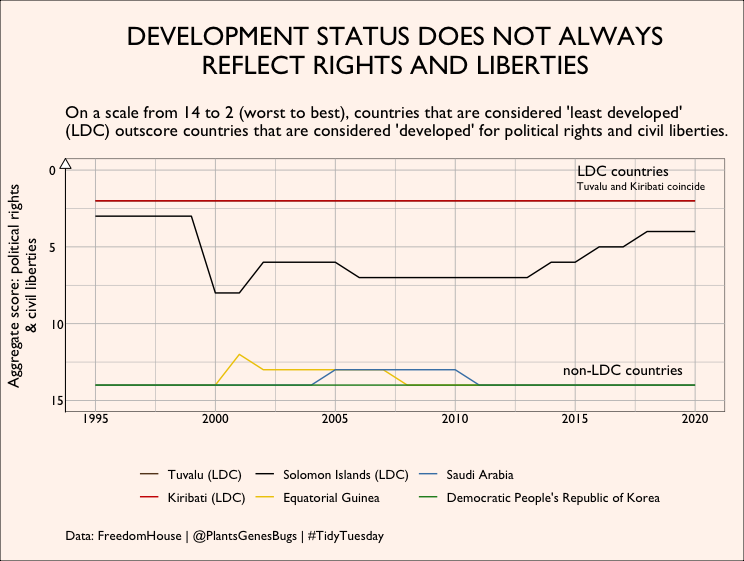

The script that drew this image:
# Load packages for tidying and drawing arrows
library(tidyverse)
library(grid)

# Get data
freedom <- readr::read_csv('https://raw.githubusercontent.com/rfordatascience/tidytuesday/master/data/2022/2022-02-22/freedom.csv')

# Aggregate CL and PR values to obtain 1 assessment score
data <- freedom %>%
  mutate(aggregate=CL+PR)

# Simplify data by picking data of interest
world <- data %>%
  select(country, year, is_ldc, aggregate) 

# Identify top 3 worlds in both dev=0 and dev=1 for most recent year (2020)
currentTop <- world %>%
  filter(year==2020) %>%
  group_by(is_ldc) %>%
  group_by(aggregate) %>%
  arrange(is_ldc, desc(aggregate))

# Low dev countries (1) with high freedom values (low aggregate score)
currentLowDev <- currentTop %>%
  ungroup() %>%
  filter(is_ldc==1) %>%
  slice_tail(n=3)

# High dev countries (0) with low freedom values (high aggregate score)
currentHighDev <- currentTop %>%
  ungroup()%>%
  filter(is_ldc==0) %>%
  slice_head(n=3) 

# Select countries from original DF
selection <- rbind(currentHighDev, currentLowDev)

graphData <- world %>%
  filter(country %in% selection$country)

# Refactor countries for graphing purposes
graphData$country <- factor(graphData$country, levels = c("Tuvalu", "Kiribati", "Solomon Islands", "Equatorial Guinea", "Saudi Arabia", "Democratic People's Republic of Korea"))

# Annotation for LDC and non-LDC countries
annotateTop <- c("LDC countries")
annotateMiddle <- c("Tuvalu and Kiribati coincide")
annotateBottom <- c("non-LDC countries")

# Draw graph
p <- ggplot(graphData, aes(x=year, y=aggregate, colour=country)) +
  geom_line() +
  theme_void() +
  xlab("Year") +
  ylab("Aggregate score: political rights\n& civil liberties") +
  scale_y_reverse(limits=c(15, 0)) +
  labs(title = "DEVELOPMENT STATUS DOES NOT ALWAYS\nREFLECT RIGHTS AND LIBERTIES",
       subtitle = "\nOn a scale from 14 to 2 (worst to best), countries that are considered 'least developed'
(LDC) outscore countries that are considered 'developed' for political rights and civil liberties.\n",
       caption = "\nData: FreedomHouse | @PlantsGenesBugs | #TidyTuesday")
  
# Customise graph
p + scale_colour_manual(values=c("#654321","red3", "black", "gold2", "#4682b4", "forestgreen"),
                        labels=c("Tuvalu (LDC)", "Kiribati (LDC)", "Solomon Islands (LDC)", "Equatorial Guinea", "Saudi Arabia", "Democratic People's Republic of Korea")) +
  theme(
    plot.title = element_text(family = "Gill Sans", size = 20, hjust = 0.5),
    plot.subtitle=element_text(family = "Gill Sans", size = 13, hjust = 0),
    plot.caption = element_text(family = "Gill Sans", size = 10, hjust = 0),
    plot.margin = unit(c(5, 5, 5,5), "mm"),
    plot.background  = element_rect(fill="seashell"),
    panel.grid.major  = element_line(size = 0.3, linetype = 'solid',
                                     colour = "grey"),
    panel.grid.minor  = element_line(size=0.2, color = "grey"),
    panel.background = element_rect(fill = "seashell"),
    axis.title = element_text(family = "Gill Sans", size = 12, angle=90, vjust=4),
    axis.text.x = element_text(family = "Gill Sans", size = 10),
    axis.text.y = element_text(family = "Gill Sans", size = 10, hjust=-0.2),
    axis.line.y = element_line(arrow=arrow(length=unit(0.3, "cm"), ends="last", type="closed")),
    legend.title=element_blank(),
    legend.text = element_text(family = "Gill Sans", size = 10),
    legend.position="bottom"
  ) +
  annotate(geom="text", x=2017, y=0, label=annotateTop, family="Gill Sans", size=4) +
  annotate(geom="text", x=2017.75, y=1, label=annotateMiddle, family="Gill Sans", size=3) +
  annotate(geom="text", x=2017, y=13, label=annotateBottom, family="Gill Sans", size=4)
